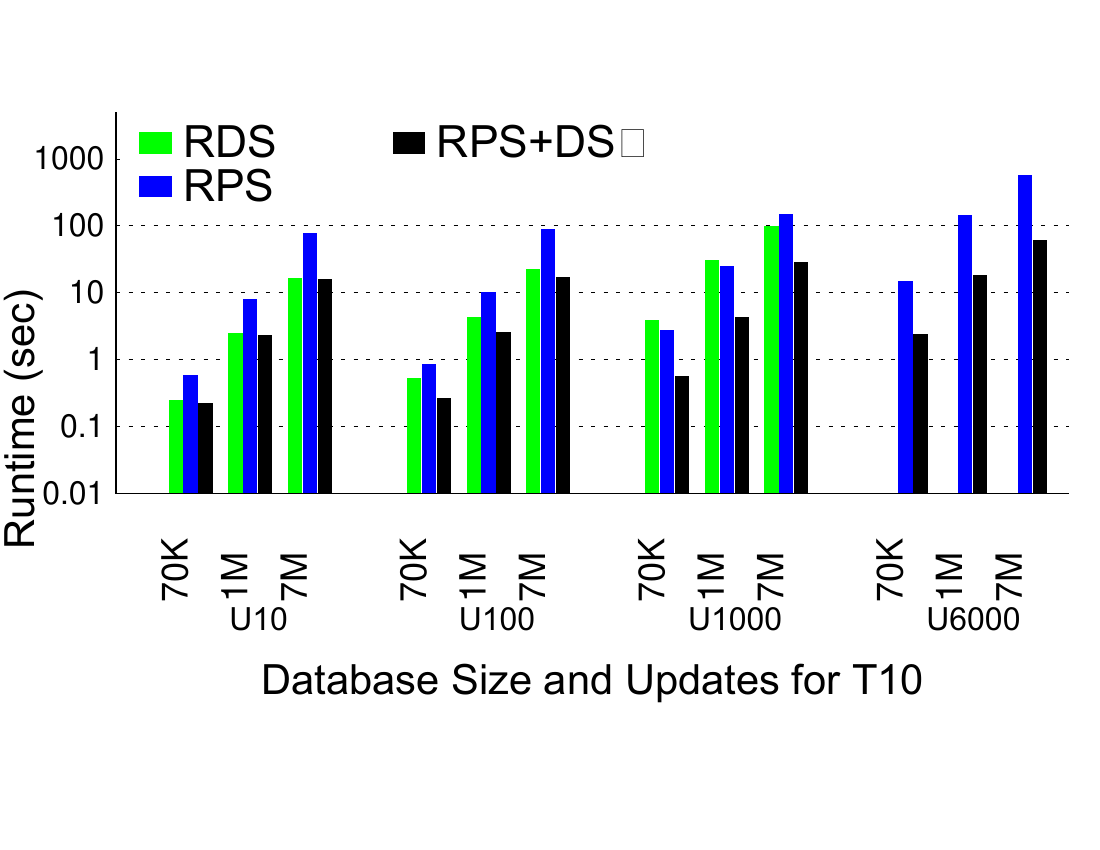

Recreate this plot in gnuplot.
set size ratio 0.4
set terminal postscript color enhanced
set output 'DBsize10.ps'
unset title

# Margins
set tmargin 0
set bmargin 12
set rmargin 0
set lmargin 4

# border
set border 3 front linetype -1 linewidth 1.000
set boxwidth 0.95 absolute
set style fill   solid 1.00 noborder

# line styles
set linetype 1 lt -1 lw 1 lc rgb "#FF0000"
set linetype 2 lt -1 lw 1 lc rgb "#00FF00" 
set linetype 3 lt -1 lw 1 lc rgb "#0000FF"
set linetype 4 lt -1 lw 1 lc rgb "#000000"

set linetype cycle 4

# Grid
set grid nopolar
set grid noxtics nomxtics ytics nomytics noztics nomztics \
 nox2tics nomx2tics noy2tics nomy2tics nocbtics nomcbtics
set grid layerdefault   linetype 0 linewidth 3.000,  linetype 0 linewidth 1.000

# Key
set key nobox autotitles columnhead Left reverse left
set key font "Arial,32"
#set key height -4
set key width 10
set key samplen 2
set key spacing 4
set key maxrows 2
#set key at -0.5,1000

# style - histogram
set style histogram clustered gap 0.2 title  offset character 2, 0.25, 0
set datafile missing '-'
set style data histograms

# Axis
set xtics border in scale 0,0 nomirror rotate by 90  offset character 0, -5, 0 autojustify
set xtics norangelimit font ",26"
set xtics   ()

set logscale y
set yrange [ 0.01 : 5000 ]
set ytics border in scale 0,0 mirror norotate  offset character 0, 0, 0 autojustify
set ytics font ",23"

set xlabel font "Arial,30"
set xlabel "\nDatabase Size and Updates for T10" 
set xlabel  offset character 0, -5, 0  norotate

set ylabel "Runtime (sec)" 
set ylabel font "Arial,30"
set ylabel offset character -0.4, -6, 0

# Plot command
plot newhistogram "{/Arial=23 U10}" lt 1 , 'DBsize10.csv' using 2:xtic(1) t col, '' using 3:xtic(1) t col, '' using 4 t col, '' using 5 t col,  \
	 newhistogram "{/Arial=23 U100}" lt 1 , '' u 6:xtic(1) notitle , '' u 7:xtic(1) notitle, '' u 8 notitle, '' u 9 notitle, \
	 newhistogram "{/Arial=23 U1000}" lt 1 , '' u 10:xtic(1) notitle , '' u 11:xtic(1) notitle, '' u 12 notitle, '' u 13 notitle, \
	 newhistogram "{/Arial=23 U6000}" lt 1, '' u 14:xtic(1) notitle , '' u 15:xtic(1) notitle, '' u 16:xtic(1) notitle, '' u 17:xtic(1) notitle 
